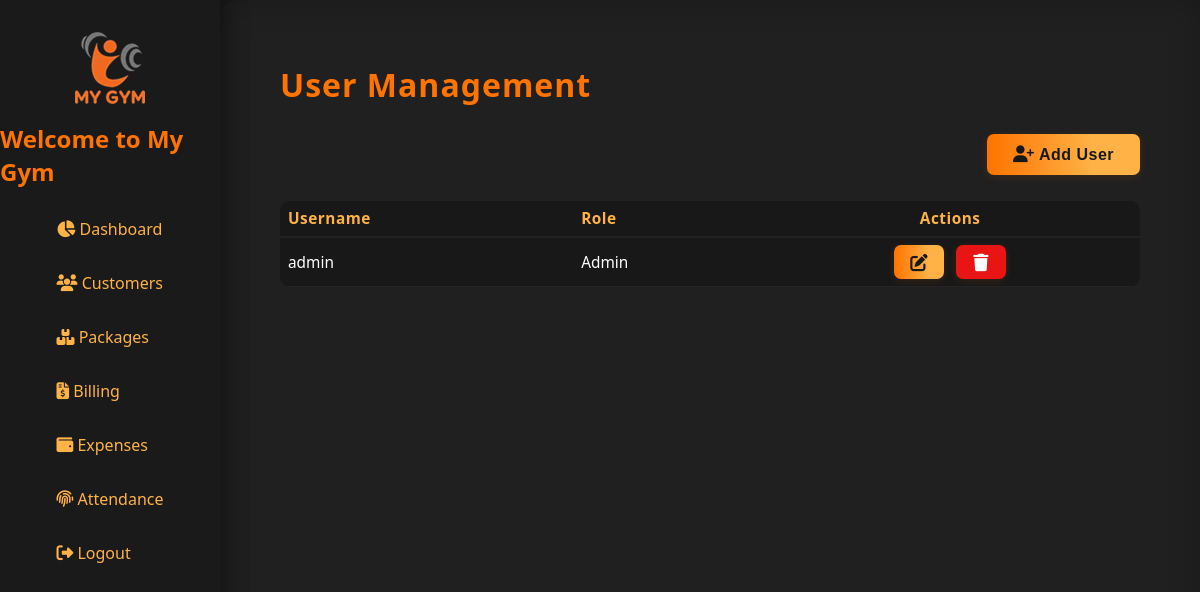
/users, run on an earlier commit of the app's database.
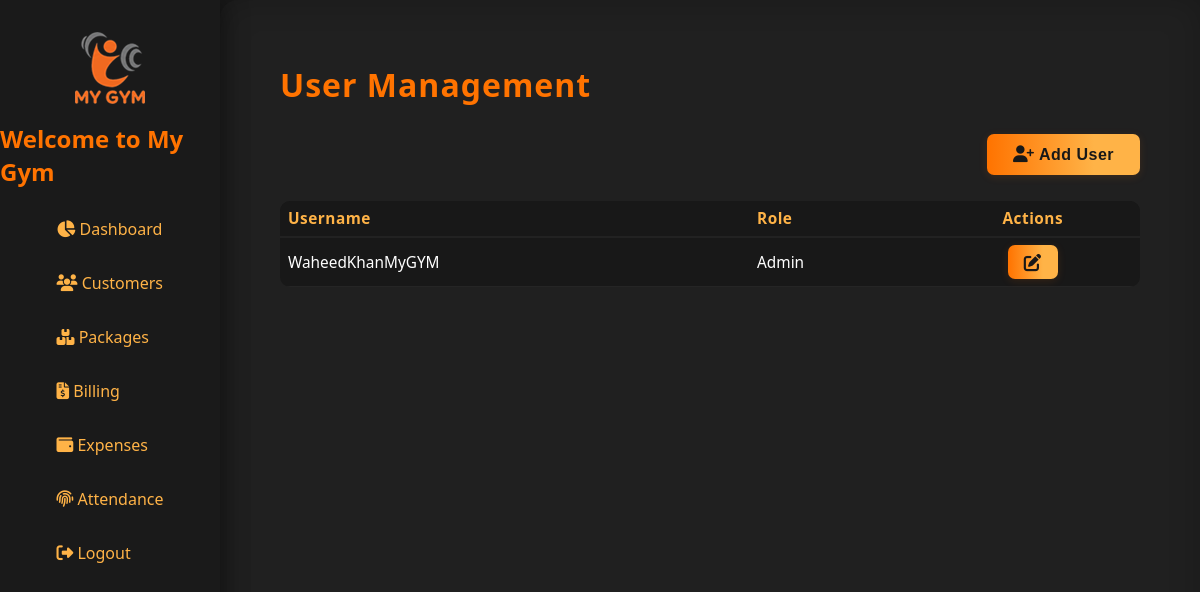
And on a later commit of the database.
### models.py (models this page shows, shortened)
class User(UserMixin, db.Model):
    id = db.Column(db.Integer, primary_key=True)
    username = db.Column(db.String(80), unique=True, nullable=False)
    password_hash = db.Column(db.String(128))
    thumb_id = db.Column(db.String(100))
    role_id = db.Column(db.String(100))
    created_at = db.Column(db.DateTime, default=datetime.utcnow)
    updated_at = db.Column(db.DateTime, default=datetime.utcnow, onupdate=datetime.utcnow)

### app.py (the view)
@app.route('/users')
def users():
    all_users = User.query.all()
    return render_template('user_management.html', users=all_users)

### templates/user_management.html (shortened to what this page needs)
<head>
    {% block head %}
        <link rel="stylesheet" href="https://cdnjs.cloudflare.com/ajax/libs/font-awesome/6.4.2/css/all.min.css">
        <link rel="stylesheet" href="{{ url_for('static', filename='style.css') }}">
    {% endblock %}
</head>
{% extends "base.html" %}
{% block content %}
<h1 class="page-title">User Management</h1>
<div class="customers-header">
    <button class="leet-btn" style="width:auto; padding:12px 26px; font-size:1em;" onclick="openAddUserModal()">
        <i class="fa fa-user-plus"></i> Add User
    </button>
</div>
<table class="customers-table">
  <thead>
    <tr>
      <th>Username</th>
      <th>Role</th>
      <th style="text-align:center;">Actions</th>
    </tr>
  </thead>
  <tbody>
    {% for u in users %}
    <tr>
      <td>{{ u.username }}</td>
      <td>{% if u.role_id == '1' %}Admin{% else %}User{% endif %}</td>
      <td>
        <div style="display:flex; justify-content:center; gap:10px;">
          <button class="leet-btn" style="width:50px; height:34px; padding:6px 2px;"
                  title="Edit User"
                  onclick="openEditUserModal({{ u.id }}, '{{ u.username }}', '{{ u.role_id }}')">
            <i class="fa fa-edit"></i>
          </button>
          {% if u.username != 'WaheedKhanMyGYM' %}
          <button class="leet-btn delete-btn" style="width:50px;height:34px; padding:6px 2px;" title="Delete User" onclick="openDeleteConfirmationModal('{{ url_for('delete_user', user_id=u.id) }}')">
            <i class="fa fa-trash"></i>
          </button>
          {% endif %}
        </div>
      </td>
    </tr>
    {% else %}
    <tr>
      <td colspan="3" style="text-align:center;">No users found.</td>
    </tr>
    {% endfor %}
</tbody>
</table>
{% endblock %}

### templates/base.html (shortened to what this page needs)
<!DOCTYPE html>
<html lang="en">
<head>
    <link rel="stylesheet" href="{{ url_for('static', filename='style.css') }}">
    <link rel="stylesheet" href="https://cdnjs.cloudflare.com/ajax/libs/font-awesome/6.4.2/css/all.min.css">
</head>
<body>
    {% if not hide_sidebar %}
    <div class="sidebar">
        <img src="{{ url_for('static', filename='logo.png') }}" class="logo-center"/>
        <div class="sidebar-user">
            {% if current_user.is_authenticated %}
                <div style="font-size: 1.5em; color: #ff7300; font-weight: 600;">Welcome</div>
                {% if current_user.username|length > 12 %}
                    <div style="font-size: 1.2em;color: #ffb347;margin-top: 8px;word-break: break-word;text-align: center;"
                        title="{{ current_user.username|capitalize }}">
                        {{ current_user.username[:12]|capitalize }}&hellip;
                    </div>
                {% else %}
                    <div style="font-size: 1.2em;color: #ffb347;margin-top: 8px;word-break: break-word;text-align: center;">
                        {{ current_user.username|capitalize }}
                    </div>
                {% endif %}
            {% else %}
                <div style="font-size: 1.5em; color: #ff7300; font-weight: 600;">Welcome to My Gym</div>
            {% endif %}
        </div>
        <div class="sidebar-nav-scroll scroll-hidden" style="height: 450px;">
            <ul>
                <li><a href="/"><i class="fa fa-chart-pie"></i> Dashboard</a></li>
                <li><a href="/customers"><i class="fa fa-users"></i> Customers</a></li>
                <li>
                    <a href="{{ url_for('packages') }}">
                        <i class="fa-solid fa-boxes-stacked"></i> Packages
                    </a>
                </li>
                <li><a href="/billing"><i class="fa fa-file-invoice-dollar"></i> Billing</a></li>
                <li><a href="/expenses"><i class="fa fa-wallet"></i> Expenses</a></li>
                <li><a href="/attendance"><i class="fa fa-fingerprint"></i> Attendance</a></li>
                <li><a href="/logout"><i class="fa fa-sign-out-alt"></i> Logout</a></li>
            </ul>
        </div>
    </div>
    {% endif %}
    <div class="main-content{% if hide_sidebar %} no-sidebar{% endif %}">
        {% block content %}{% endblock %}
    </div>
</body>
</html>

### static/style.css (style rules this page uses)
body { margin: 0; font-family: 'Segoe UI', Arial, sans-serif; background: #181818; color: #fff; }
.leet-btn { background: linear-gradient(90deg, #ff7300, #ffb347 70%); color: #181818; border: none; font-size: 1.01em; font-weight: 600; padding: 14px 0; width: 100%; margin-top: 0px; border-radius: 7px; cursor: pointer; box-shadow: 0 2px 8px rgba(255,115,0,0.13); letter-spacing: 0.5px; transition: background 0.15s, color 0.15s; }
.sidebar { position: fixed; left: 0; top: 0; width: 220px; height: 100%; background: #1a1a1a; padding: 32px 0 0 0; box-shadow: 2px 0 24px #0006; display: flex; flex-direction: column; align-items: center; z-index: 100; }
.logo-center { display: block; margin: 0 auto 18px auto; max-width: 90px; }
.sidebar ul { list-style: none; padding: 0; width: 100%; }
.sidebar ul li { margin: 0; width: 100%; }
.scroll-hidden { overflow-y: auto; scrollbar-width: none; -ms-overflow-style: none; }
.sidebar ul li a { display: block; color: #ffb347; padding: 14px 36px; font-size: 1em; text-decoration: none; border-radius: 0 20px 20px 0; transition: background 0.18s, color 0.18s; margin-bottom: 4px; }
.main-content { margin-left: 220px; padding: 42px 5vw 32px 5vw; min-height: 100vh; background: #202020; box-shadow: 0 0 32px #0003 inset; border-radius: 18px 0 0 0; }
body, .main-content, .login-container { animation: fadein 0.7s; }
.customers-header { display: flex; justify-content: flex-end; align-items: center; margin-bottom: 18px; }
.customers-table { width: 100%; border-collapse: collapse; color: #fff; background: transparent; font-size: 0.97em; }
.customers-table th, .customers-table td { padding-top: 12px; padding-bottom: 12px; }
.customers-table { width: 100%; border-collapse: collapse; background: #181818; margin-bottom: 20px; border-radius: 10px; overflow: hidden; }
.customers-table th, .customers-table td { padding: 14px 10px; text-align: center; border-bottom: 1px solid #232323; font-size: 1em; }
.customers-table th { background: #232323; color: #ffb347; font-weight: 600; letter-spacing: 0.5px; border-bottom: 2px solid #ff7300; }
.customers-table tbody tr:last-child td { border-bottom: none; }
.customers-table th, .customers-table td { padding: 14px 18px; text-align: left; }
.customers-table th { background: #181818; color: #ffb347; font-weight: 600; letter-spacing: 0.5px; border-bottom: 2px solid #222; }
.customers-table tr { border-bottom: 1.5px solid #252525; transition: background 0.15s; }
.leet-btn { background: linear-gradient(90deg, #ff7300, #ffb347 70%); color: #181818; border: none; font-size: 1.1em; font-weight: 600; padding: 13px 0; width: 100%; border-radius: 7px; cursor: pointer; margin-top: 0px; box-shadow: 0 2px 8px rgba(255,115,0,0.13); letter-spacing: 0.5px; transition: background 0.15s, color 0.15s; }
.page-title { color: #ff7300; letter-spacing: 1px; margin-bottom: 28px; font-weight: 700; }
.fa { font-size: 1.05em; }
.customers-table th, .customers-table td { padding: 7px 8px; font-size: 0.99em; vertical-align: middle; }
.customers-header { display: flex; justify-content: space-between; align-items: center; margin-bottom: 26px; gap: 18px; }
.leet-btn { height: 41px; font-size: 1.08em; }

What changed in the data, as far as the page shows it:
removed User: username "admin", role_id "Admin"
added User: username "WaheedKhanMyGYM", role_id "Admin"
